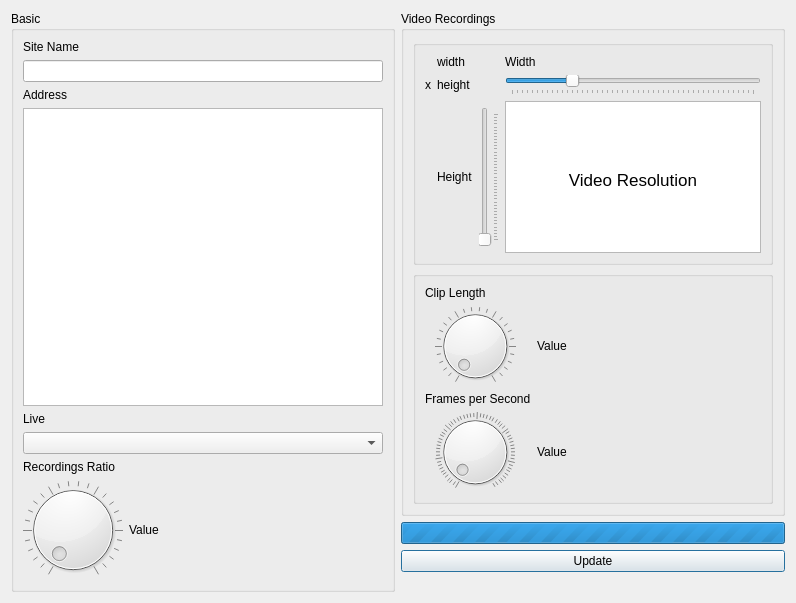
<?xml version="1.0" encoding="UTF-8"?>
<ui version="4.0">
 <class>Settings</class>
 <widget class="QDialog" name="Settings">
  <property name="windowModality">
   <enum>Qt::ApplicationModal</enum>
  </property>
  <property name="geometry">
   <rect>
    <x>0</x>
    <y>0</y>
    <width>796</width>
    <height>603</height>
   </rect>
  </property>
  <property name="minimumSize">
   <size>
    <width>796</width>
    <height>603</height>
   </size>
  </property>
  <property name="windowTitle">
   <string>Settings</string>
  </property>
  <property name="modal">
   <bool>true</bool>
  </property>
  <layout class="QGridLayout" name="gridLayout_3">
   <item row="2" column="1">
    <widget class="QPushButton" name="updateSettings">
     <property name="text">
      <string>Update</string>
     </property>
    </widget>
   </item>
   <item row="3" column="1">
    <widget class="QLabel" name="statusBar">
     <property name="text">
      <string/>
     </property>
    </widget>
   </item>
   <item row="0" column="0" rowspan="4">
    <widget class="QGroupBox" name="groupBox">
     <property name="title">
      <string>Basic </string>
     </property>
     <layout class="QFormLayout" name="formLayout">
      <item row="1" column="0" colspan="2">
       <widget class="QLineEdit" name="site"/>
      </item>
      <item row="3" column="0" colspan="2">
       <widget class="QTextEdit" name="address"/>
      </item>
      <item row="5" column="0" colspan="2">
       <widget class="QComboBox" name="live"/>
      </item>
      <item row="7" column="0">
       <widget class="QDial" name="recordingRatio">
        <property name="wrapping">
         <bool>false</bool>
        </property>
        <property name="notchesVisible">
         <bool>true</bool>
        </property>
       </widget>
      </item>
      <item row="0" column="0">
       <widget class="QLabel" name="label_6">
        <property name="text">
         <string>Site Name</string>
        </property>
       </widget>
      </item>
      <item row="2" column="0">
       <widget class="QLabel" name="label_7">
        <property name="text">
         <string>Address</string>
        </property>
       </widget>
      </item>
      <item row="4" column="0">
       <widget class="QLabel" name="label_8">
        <property name="text">
         <string>Live</string>
        </property>
       </widget>
      </item>
      <item row="6" column="0">
       <widget class="QLabel" name="label">
        <property name="text">
         <string>Recordings Ratio</string>
        </property>
       </widget>
      </item>
      <item row="7" column="1">
       <widget class="QLabel" name="recordingRatioValue">
        <property name="text">
         <string>Value</string>
        </property>
       </widget>
      </item>
     </layout>
    </widget>
   </item>
   <item row="0" column="1">
    <widget class="QGroupBox" name="groupBox_2">
     <property name="title">
      <string>Video Recordings</string>
     </property>
     <layout class="QGridLayout" name="gridLayout_2">
      <item row="1" column="0">
       <widget class="QGroupBox" name="groupBox_4">
        <property name="title">
         <string/>
        </property>
        <layout class="QGridLayout" name="gridLayout">
         <item row="2" column="3" rowspan="3">
          <widget class="QTextBrowser" name="textBrowser">
           <property name="html">
            <string>&lt;!DOCTYPE HTML PUBLIC &quot;-//W3C//DTD HTML 4.0//EN&quot; &quot;http://www.w3.org/TR/REC-html40/strict.dtd&quot;&gt;
&lt;html&gt;&lt;head&gt;&lt;meta name=&quot;qrichtext&quot; content=&quot;1&quot; /&gt;&lt;style type=&quot;text/css&quot;&gt;
p, li { white-space: pre-wrap; }
&lt;/style&gt;&lt;/head&gt;&lt;body style=&quot; font-family:'.AppleSystemUIFont'; font-size:13pt; font-weight:400; font-style:normal;&quot;&gt;
&lt;p align=&quot;center&quot; style=&quot;-qt-paragraph-type:empty; margin-top:12px; margin-bottom:0px; margin-left:0px; margin-right:0px; -qt-block-indent:0; text-indent:0px;&quot;&gt;&lt;br /&gt;&lt;/p&gt;
&lt;p align=&quot;center&quot; style=&quot;-qt-paragraph-type:empty; margin-top:12px; margin-bottom:0px; margin-left:0px; margin-right:0px; -qt-block-indent:0; text-indent:0px;&quot;&gt;&lt;br /&gt;&lt;/p&gt;
&lt;p align=&quot;center&quot; style=&quot; margin-top:12px; margin-bottom:0px; margin-left:0px; margin-right:0px; -qt-block-indent:0; text-indent:0px;&quot;&gt;Video Resolution&lt;/p&gt;&lt;/body&gt;&lt;/html&gt;</string>
           </property>
          </widget>
         </item>
         <item row="1" column="3">
          <widget class="QSlider" name="width">
           <property name="minimum">
            <number>240</number>
           </property>
           <property name="maximum">
            <number>720</number>
           </property>
           <property name="singleStep">
            <number>10</number>
           </property>
           <property name="value">
            <number>360</number>
           </property>
           <property name="orientation">
            <enum>Qt::Horizontal</enum>
           </property>
           <property name="tickPosition">
            <enum>QSlider::TicksBelow</enum>
           </property>
          </widget>
         </item>
         <item row="0" column="3">
          <widget class="QLabel" name="label_4">
           <property name="text">
            <string>Width</string>
           </property>
          </widget>
         </item>
         <item row="3" column="2">
          <widget class="QSlider" name="height">
           <property name="minimum">
            <number>100</number>
           </property>
           <property name="maximum">
            <number>500</number>
           </property>
           <property name="singleStep">
            <number>10</number>
           </property>
           <property name="orientation">
            <enum>Qt::Vertical</enum>
           </property>
           <property name="tickPosition">
            <enum>QSlider::TicksBelow</enum>
           </property>
          </widget>
         </item>
         <item row="3" column="1">
          <widget class="QLabel" name="label_5">
           <property name="text">
            <string>Height</string>
           </property>
          </widget>
         </item>
         <item row="0" column="1">
          <widget class="QLabel" name="widthValue">
           <property name="text">
            <string>width</string>
           </property>
          </widget>
         </item>
         <item row="1" column="1">
          <widget class="QLabel" name="heightValue">
           <property name="text">
            <string>height</string>
           </property>
          </widget>
         </item>
         <item row="1" column="0">
          <widget class="QLabel" name="label_11">
           <property name="text">
            <string>x</string>
           </property>
          </widget>
         </item>
        </layout>
       </widget>
      </item>
      <item row="2" column="0">
       <widget class="QGroupBox" name="groupBox_5">
        <property name="title">
         <string/>
        </property>
        <layout class="QFormLayout" name="formLayout_2">
         <item row="2" column="0">
          <widget class="QDial" name="clipLength">
           <property name="notchesVisible">
            <bool>true</bool>
           </property>
          </widget>
         </item>
         <item row="4" column="0">
          <widget class="QDial" name="framesPerSecond">
           <property name="minimum">
            <number>1</number>
           </property>
           <property name="maximum">
            <number>60</number>
           </property>
           <property name="value">
            <number>2</number>
           </property>
           <property name="notchTarget">
            <double>1.000000000000000</double>
           </property>
           <property name="notchesVisible">
            <bool>true</bool>
           </property>
          </widget>
         </item>
         <item row="3" column="0">
          <widget class="QLabel" name="label_3">
           <property name="text">
            <string>Frames per Second</string>
           </property>
          </widget>
         </item>
         <item row="2" column="1">
          <widget class="QLabel" name="clipLengthValue">
           <property name="text">
            <string>Value</string>
           </property>
          </widget>
         </item>
         <item row="4" column="1">
          <widget class="QLabel" name="framesPerSecondValue">
           <property name="text">
            <string>Value</string>
           </property>
          </widget>
         </item>
         <item row="1" column="0">
          <widget class="QLabel" name="label_2">
           <property name="text">
            <string>Clip Length</string>
           </property>
          </widget>
         </item>
        </layout>
       </widget>
      </item>
     </layout>
    </widget>
   </item>
   <item row="1" column="1">
    <widget class="QProgressBar" name="progressBar">
     <property name="maximum">
      <number>0</number>
     </property>
     <property name="value">
      <number>-1</number>
     </property>
    </widget>
   </item>
  </layout>
 </widget>
 <resources/>
 <connections/>
</ui>
